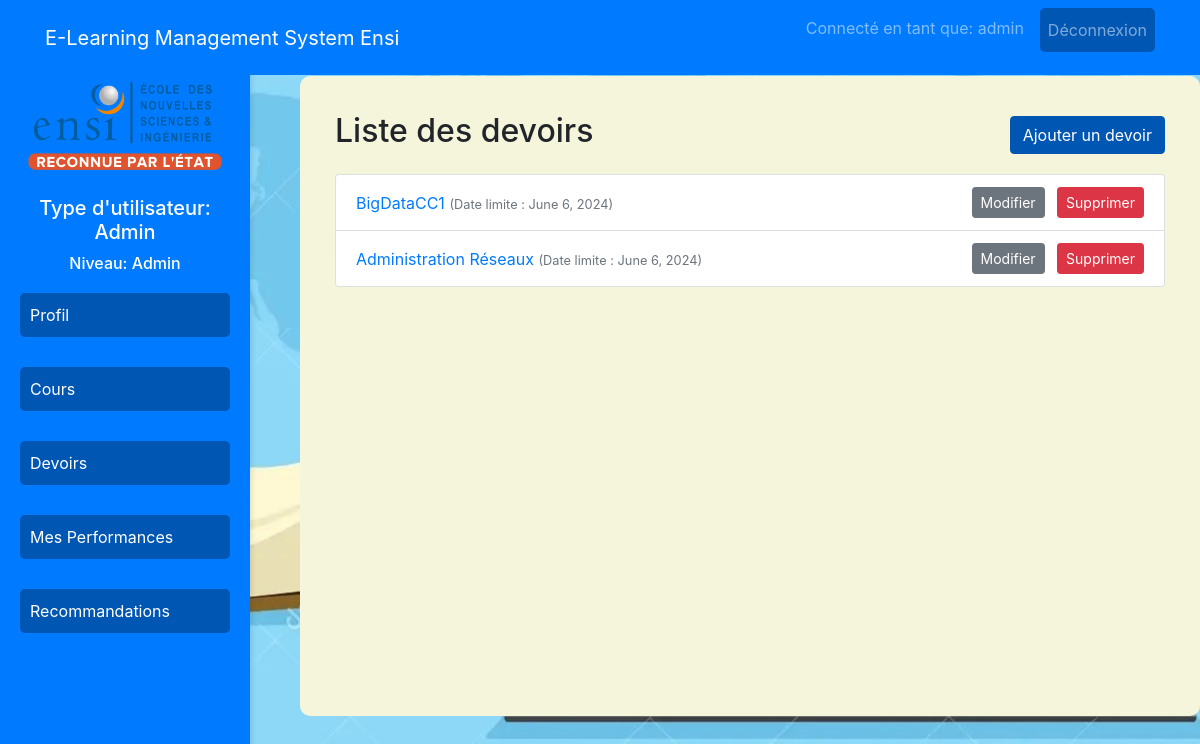
The app's page /assignments/ (signed in) with its own data.
### education/models.py (models this page shows, shortened)
class Assignment(models.Model):
    title = models.CharField(max_length=255)
    description = models.TextField()
    due_date = models.DateField()
    file = models.FileField(upload_to='assignments/', null=True, blank=True)
    course = models.ForeignKey(Course, on_delete=models.CASCADE)

### education/views.py (the view)
# urls.py: path('assignments/', views.assignment_list, name='assignment_list'),
@login_required
def assignment_list(request):
    if request.user.is_superuser:
        assignments = Assignment.objects.all()
        can_create = True
    elif request.user.profile.is_teacher:
        assignments = Assignment.objects.filter(course__teacher=request.user)
        can_create = True
    else:
        assignments = Assignment.objects.filter(course__level=request.user.profile.level)
        can_create = False
    return render(request, 'assignment_list.html', {'assignments': assignments, 'can_create': can_create})

### education/templates/assignment_list.html (shortened to what this page needs)
{% extends 'base.html' %}
{% block content_class %}content-assignments{% endblock %}
{% block content %}
<div class="container mt-3">
    <div class="d-flex justify-content-between align-items-center mb-3">
        <h2>Liste des devoirs</h2>
        {% if can_create %}
            <a href="{% url 'assignment_create' %}" class="btn btn-primary">Ajouter un devoir</a>
        {% endif %}
    </div>
    <ul class="list-group">
        {% for assignment in assignments %}
            <li class="list-group-item d-flex justify-content-between align-items-center">
                <div>
                    <a href="{% url 'assignment_detail' assignment.id %}">{{ assignment.title }}</a>
                    <small class="text-muted">(Date limite : {{ assignment.due_date }})</small>
                </div>
                {% if request.user.is_superuser or request.user.profile.is_teacher %}
                    <div>
                        <a href="{% url 'assignment_update' assignment.id %}" class="btn btn-sm btn-secondary mr-2">Modifier</a>
                        <form action="{% url 'assignment_delete' assignment.id %}" method="post" class="d-inline-block">
                            <button type="submit" class="btn btn-sm btn-danger">Supprimer</button>
                        </form>
                    </div>
                {% endif %}
            </li>
        {% endfor %}
    </ul>
</div>
{% endblock %}

### education/templates/base.html (shortened to what this page needs)
<!DOCTYPE html>
<html lang="fr">
<head>
    {% load static %}
    <link rel="stylesheet" href="https://stackpath.bootstrapcdn.com/bootstrap/4.5.2/css/bootstrap.min.css">
</head>
<body>
    <nav class="navbar navbar-expand-lg navbar-dark fixed-top">
        <div class="container">
            <div class="d-flex align-items-center w-100">
                <a class="navbar-brand mr-auto" href="{% if request.user.is_superuser %}{% url 'admin_dashboard' %}{% elif request.user.profile.is_teacher %}{% url 'teacher_dashboard' %}{% else %}{% url 'student_dashboard' %}{% endif %}">
                    E-Learning Management System Ensi
                </a>
                <ul class="navbar-nav">
                    {% if request.user.is_authenticated %}
                        <li class="nav-item">
                            <span class="navbar-text mr-3">Connecté en tant que: {{ request.user.username }}</span>
                        </li>
                        <li class="nav-item">
                            <a class="nav-link" href="{% url 'logout' %}">Déconnexion</a>
                        </li>
                    {% endif %}
                </ul>
            </div>
        </div>
    </nav>
    <div class="container-fluid">
        <div class="row">
            <div class="col-md-3 sidebar">
                <div class="user-info">
                    <img src="{% static 'Images/ENSI.png' %}">
                    <h5>
                        Type d'utilisateur:
                        {% if request.user.is_superuser %}
                            Admin
                        {% elif request.user.profile.is_teacher %}
                            Enseignant
                        {% else %}
                            Étudiant
                        {% endif %}
                    </h5>
                    <h6>
                        Niveau:
                        {% if request.user.profile.level %}
                            Cycle ingénieur {{ request.user.profile.level }}
                        {% else %}
                            Admin
                        {% endif %}
                    </h6>
                </div>
                <ul class="nav flex-column">
                    {% if request.user.is_authenticated %}
                        <li class="nav-item menu-item-profile">
                            <a class="nav-link" href="{% url 'profile' %}">Profil</a>
                        </li>
                        <li class="nav-item menu-item-courses">
                            <a class="nav-link" href="{% url 'course_list' %}">Cours</a>
                        </li>
                        <li class="nav-item menu-item-assignments">
                            <a class="nav-link" href="{% url 'assignment_list' %}">Devoirs</a>
                        </li>
                        {% if not request.user.profile.is_teacher %}
                            <li class="nav-item menu-item-performance">
                                <a class="nav-link" href="{% url 'view_performance' %}">Mes Performances</a>
                            </li>
                        {% endif %}
                        <li class="nav-item menu-item-recommendations">
                            <a class="nav-link" href="{% url 'resource_list' %}">Recommandations</a>
                        </li>
                    {% endif %}
                </ul>
            </div>
            <div class="col-md-9 content {% block content_class %}{% endblock %}">
                {% block content %}{% endblock %}
            </div>
        </div>
    </div>
</body>
</html>

### records on screen
Assignment: title "BigDataCC1", due_date "June 6, 2024"
Assignment: title "Administration Réseaux", due_date "June 6, 2024"

### other values on screen
{{ request.user.username }} "admin"
